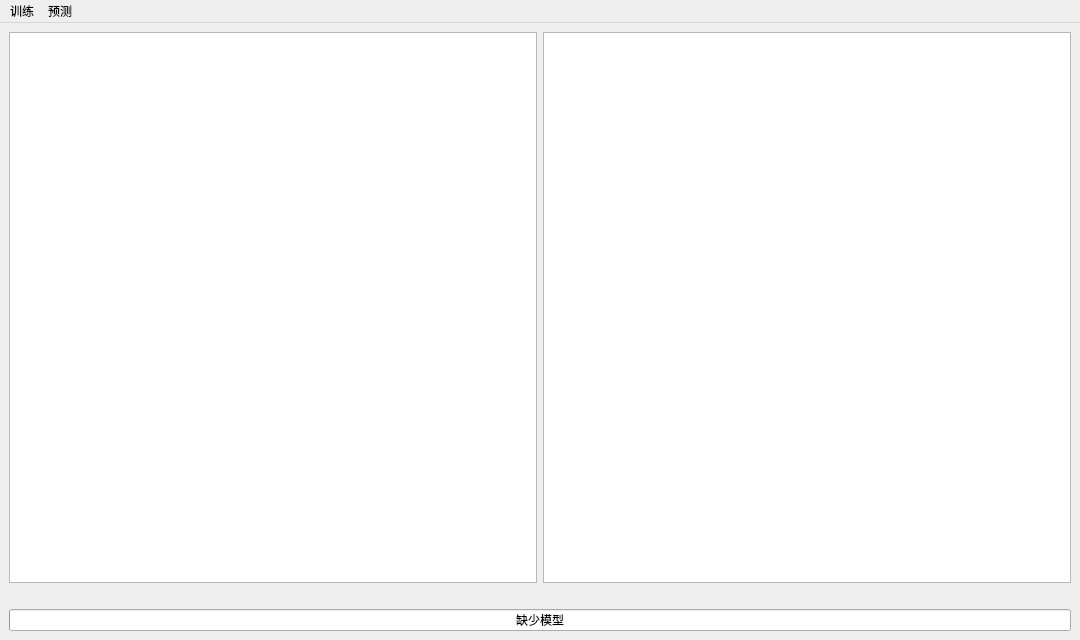
<?xml version="1.0" encoding="UTF-8"?>
<ui version="4.0">
 <class>main</class>
 <widget class="QMainWindow" name="main">
  <property name="geometry">
   <rect>
    <x>0</x>
    <y>0</y>
    <width>1080</width>
    <height>640</height>
   </rect>
  </property>
  <property name="windowTitle">
   <string>猫狗分类器</string>
  </property>
  <widget class="QWidget" name="central_widget">
   <layout class="QVBoxLayout" name="verticalLayout">
    <item>
     <layout class="QHBoxLayout" name="horizontalLayout">
      <item>
       <widget class="QGraphicsView" name="view_original"/>
      </item>
      <item>
       <widget class="QGraphicsView" name="view_features"/>
      </item>
     </layout>
    </item>
    <item>
     <widget class="QLabel" name="result">
      <property name="text">
       <string/>
      </property>
      <property name="alignment">
       <set>Qt::AlignCenter</set>
      </property>
     </widget>
    </item>
    <item>
     <widget class="QProgressBar" name="status">
      <property name="value">
       <number>0</number>
      </property>
      <property name="format">
       <string>缺少模型</string>
      </property>
     </widget>
    </item>
   </layout>
  </widget>
  <widget class="QMenuBar" name="menu_main">
   <property name="geometry">
    <rect>
     <x>0</x>
     <y>0</y>
     <width>1080</width>
     <height>31</height>
    </rect>
   </property>
   <widget class="QMenu" name="menu_train">
    <property name="title">
     <string>训练</string>
    </property>
    <addaction name="action_train_new"/>
    <addaction name="action_train_old"/>
   </widget>
   <widget class="QMenu" name="menu_predict">
    <property name="title">
     <string>预测</string>
    </property>
    <addaction name="action_predict"/>
    <addaction name="action_measure"/>
   </widget>
   <addaction name="menu_train"/>
   <addaction name="menu_predict"/>
  </widget>
  <action name="action_train_new">
   <property name="text">
    <string>训练模型</string>
   </property>
   <property name="toolTip">
    <string>使用新的训练数据训练模型</string>
   </property>
   <property name="shortcut">
    <string>Ctrl+T</string>
   </property>
  </action>
  <action name="action_train_old">
   <property name="text">
    <string>加载模型</string>
   </property>
   <property name="toolTip">
    <string>加载预训练的模型</string>
   </property>
   <property name="shortcut">
    <string>Ctrl+L</string>
   </property>
  </action>
  <action name="action_predict">
   <property name="enabled">
    <bool>false</bool>
   </property>
   <property name="text">
    <string>打开图片</string>
   </property>
   <property name="toolTip">
    <string>打开一张图片进行预测</string>
   </property>
   <property name="shortcut">
    <string>Ctrl+O</string>
   </property>
  </action>
  <action name="action_measure">
   <property name="enabled">
    <bool>false</bool>
   </property>
   <property name="text">
    <string>模型评估</string>
   </property>
   <property name="toolTip">
    <string>选择测试数据评估模型</string>
   </property>
   <property name="shortcut">
    <string>Ctrl+M</string>
   </property>
  </action>
 </widget>
 <resources/>
 <connections/>
</ui>
